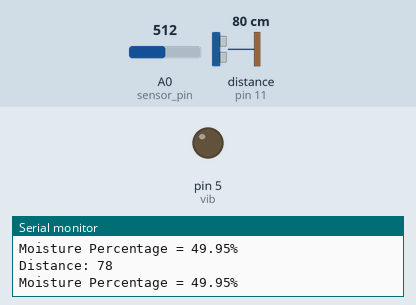
The sketch below on a simulated Arduino Uno, built with avr-gcc and run on an emulated ATmega328P. Shown: output pins drawn as LEDs (lit = HIGH), the last lines printed to the serial monitor. Wiring (inferred from the names in the program): ultrasonic range finder: trigger pin 12; echo pin 11. The inputs (shaded band) are chosen by the test bench; at power-on: distance to the obstacle (sensor on pin 11) 80 cm, A0 (sensor_pin) = 512. The echo pulse lasts 58.3 µs per cm; pins used as bus, display or sensor lines are not drawn.

Above: at 1.3 s.
1.4 s: distance to the obstacle (sensor on pin 11) set to 23 cm
2.9 s: distance to the obstacle (sensor on pin 11) set to 18 cm
At 3.3 s:
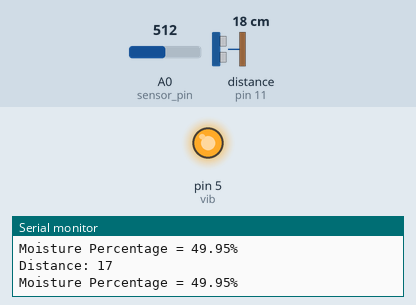
4.5 s: distance to the obstacle (sensor on pin 11) set to 120 cm
At 5.0 s:
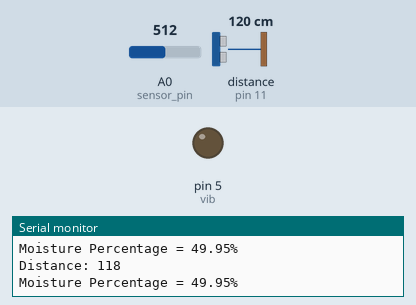
6.0 s: distance to the obstacle (sensor on pin 11) set to 17 cm
At 6.8 s:
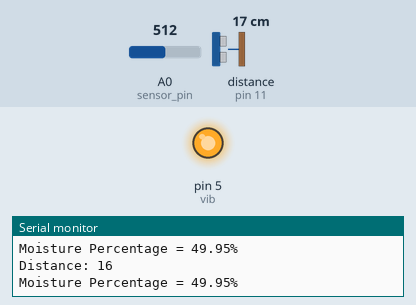
Timing chart, 0 to 8.5 s (numbered marks = the images above; inputs shaded):
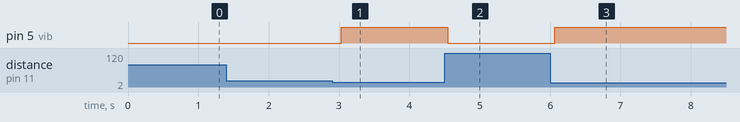

Measured:
- the behaviour switches between 21 and 20 cm on distance to the obstacle (sensor on pin 11) (found by bisection; images 0 and 1)
- after the input at 2.9 s, pin 5 (vib): LOW → HIGH after 0.13 s
- after the input at 4.5 s, pin 5 (vib): HIGH → LOW at once
- after the input at 6.0 s, pin 5 (vib): LOW → HIGH after 0.06 s

The sketch:

SensorsBlind.ino
```cpp
    /*
    * Ultrasonic Sensor HC-SR04 and Arduino Tutorial
    *
    * by Dejan Nedelkovski,
    * www.HowToMechatronics.com
    *
    */
    // defines pins numbers
    const int trigPin =12;
    const int echoPin = 11;
    int vib = 5;

    const int sensor_pin = A0;


    // defines variables
    long duration;
    int distance;
    void setup() {
    pinMode(trigPin, OUTPUT); // Sets the trigPin as an Output
    pinMode(echoPin, INPUT); // Sets the echoPin as an Input
    pinMode(vib,OUTPUT);
    Serial.begin(9600); // Starts the serial communication
    }
    void loop() {
    // Clears the trigPin
    digitalWrite(trigPin, LOW);
    delayMicroseconds(2);
    // Sets the trigPin on HIGH state for 10 micro seconds
    digitalWrite(trigPin, HIGH);
    delayMicroseconds(10);
    digitalWrite(trigPin, LOW);
    // Reads the echoPin, returns the sound wave travel time in microseconds
    duration = pulseIn(echoPin, HIGH);
    // Calculating the distance
    distance= duration*0.034/2;
    // Prints the distance on the Serial Monitor
    Serial.print("Distance: ");
    Serial.println(distance);
  float moisture_percentage;
  int sensor_analog;
  sensor_analog = analogRead(sensor_pin);
  moisture_percentage = ( 100 - ( (sensor_analog/1023.00) * 100 ) );
  Serial.print("Moisture Percentage = ");
  Serial.print(moisture_percentage);
  Serial.println("%");

  if(distance >= 20){
      digitalWrite(vib, LOW);
    }
    else if(distance<=20){

      digitalWrite(vib, HIGH);
    }
    else if(moisture_percentage >= 50){
      digitalWrite(vib, HIGH);
    }
    else{
      digitalWrite(vib, LOW);

    }
    delay(500);
    }
```
